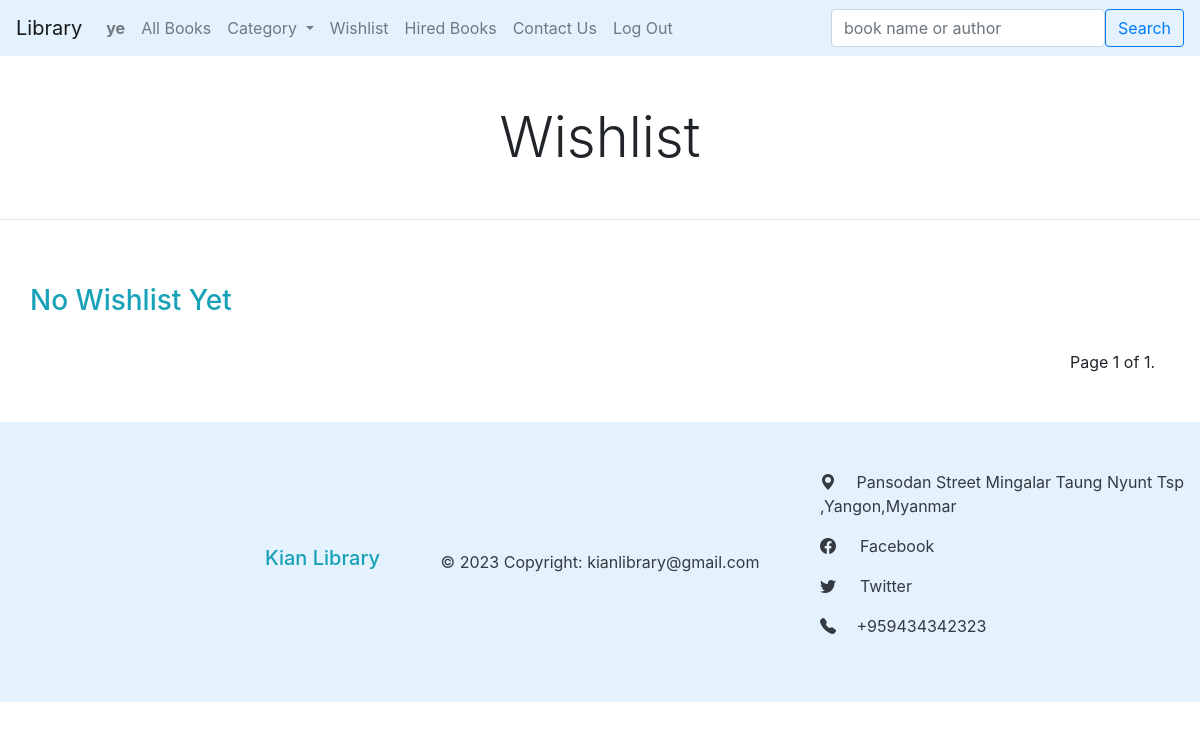
The page /wishlist (signed in) on the database as committed earlier.
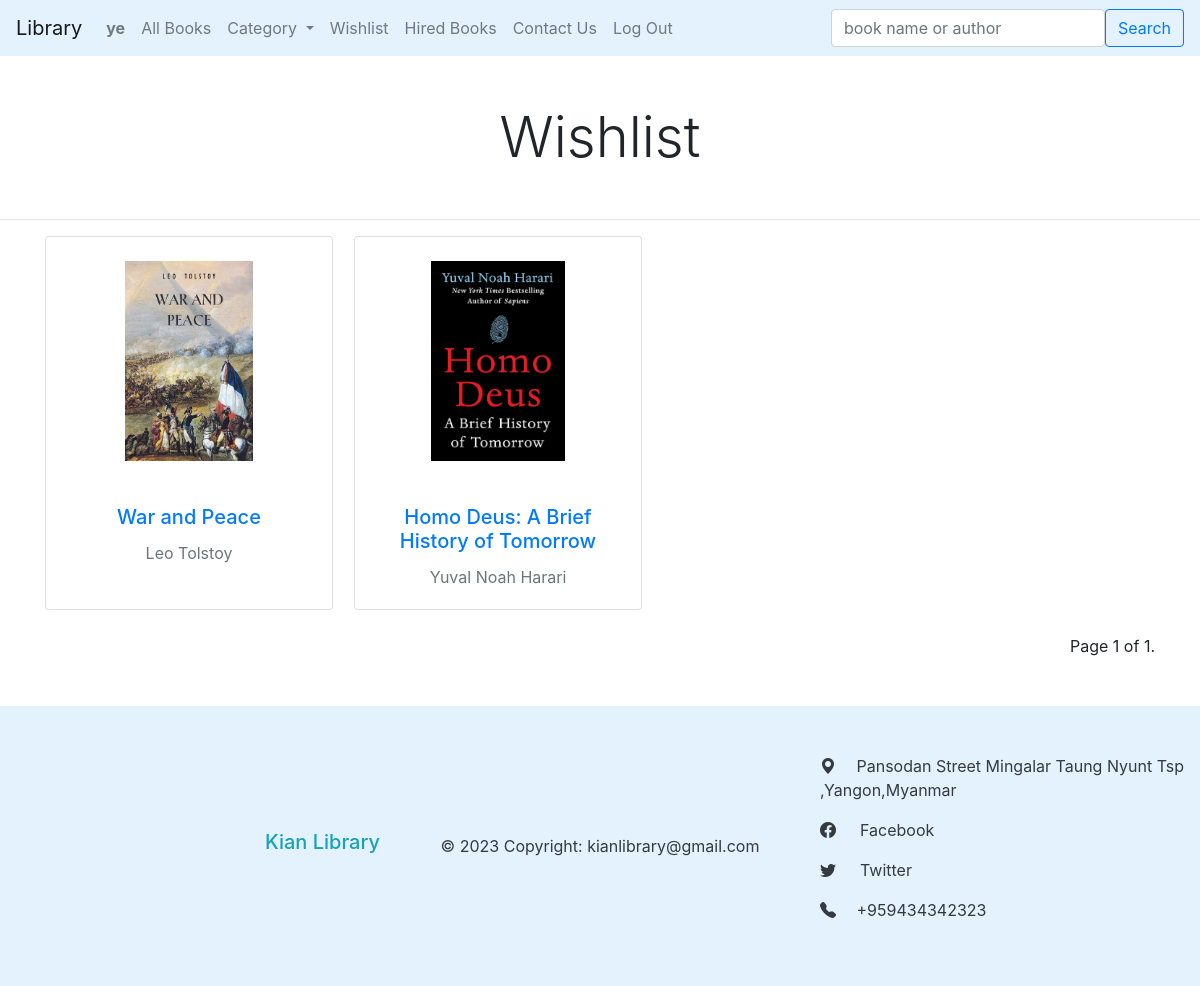
The same page on the database as committed later.
### book/models.py (models this page shows, shortened)
class Book(models.Model):
    isbn = models.IntegerField(default=0)
    name = models.CharField(max_length=200)
    author = models.CharField(max_length=200)
    category = models.ForeignKey(Category,on_delete=models.CASCADE,default='')
    image = models.ImageField(upload_to='book_images')
    book_file = models.FileField(upload_to='files',default='files/default.pdf')
    publisher = models.CharField(max_length=200,default='')
    publication_date = models.DateTimeField(default=datetime.now,blank=True)
    created_at = models.DateTimeField(auto_now_add=True, blank=True)

### book/views.py (the view, shortened to what this page needs)
# urls.py: path('wishlist',views.wishlist,name='wishlist'),
@login_required(login_url='login')
@csrf_exempt
def wishlist(request):
    if request.method == 'GET':
        all_wishlist = []
        wishlists = WishList.objects.filter(username=request.user.username)
        if wishlists is not None:
            for wishlist in wishlists:
                book = Book.objects.get(id=wishlist.book_id)
                all_wishlist.append(book)
            paginator = Paginator(all_wishlist,20) # 20 books per page
            page_number = request.GET.get('page')
            page_obj = paginator.get_page(page_number)
        else:
            pass
        categories = Category.objects.all()
        return render(request,'book/wishlist.html',{
            'books': page_obj,
            'categories': categories
        })
    else:
        return JsonResponse({"Error":"POST or GET request method required"},status=404)

### book/templates/book/wishlist.html (shortened to what this page needs)
{% extends "book/layout.html" %}
{% block body %}
<h4 class="display-4 text-center mt-5">Wishlist</h4><br>
<hr>
        <div class="container">
            <div class="row">
                {% if books %}
                {% for book in books %}
                <div class="col-12 col-lg-3 mr-4">
                    <a href="{% url 'book_detail' book.id %}">
                        <div class="card h-100" style="width: 18rem;">
                        <img src="{{ book.image.url }}" class="card-img-top mt-4" alt="{{ book.image }}" style="height: 200px; object-fit:contain;">
                        <div class="card-body mt-4">
                            <h5 class="card-title text-center">{{ book.name}}</h5>
                            <p class="card-text text-muted text-center"> {{ book.author }} </p>
                        </div>
                    </div>
                    </a>
                </div>
                {% endfor %}
                {% else %}
                    <h3 class="mt-5 text-info">No Wishlist Yet</h3>
                {% endif %}
            </div>
            <nav class="text-right mt-4" aria-label="wishlist pages">
                <span class="current">
                    Page {{ books.number }} of {{ books.paginator.num_pages }}.
                </span>
            </nav>
        </div>
{% endblock %}

Rows that differ between the two databases and show on the page:
added Book: image (picture), name "War and Peace", author "Leo Tolstoy"
added Book: image (picture), name "Homo Deus: A Brief History of Tomorrow", author "Yuval Noah Harari"
Other text that changed with them:
text no longer shown: "No Wishlist Yet"
